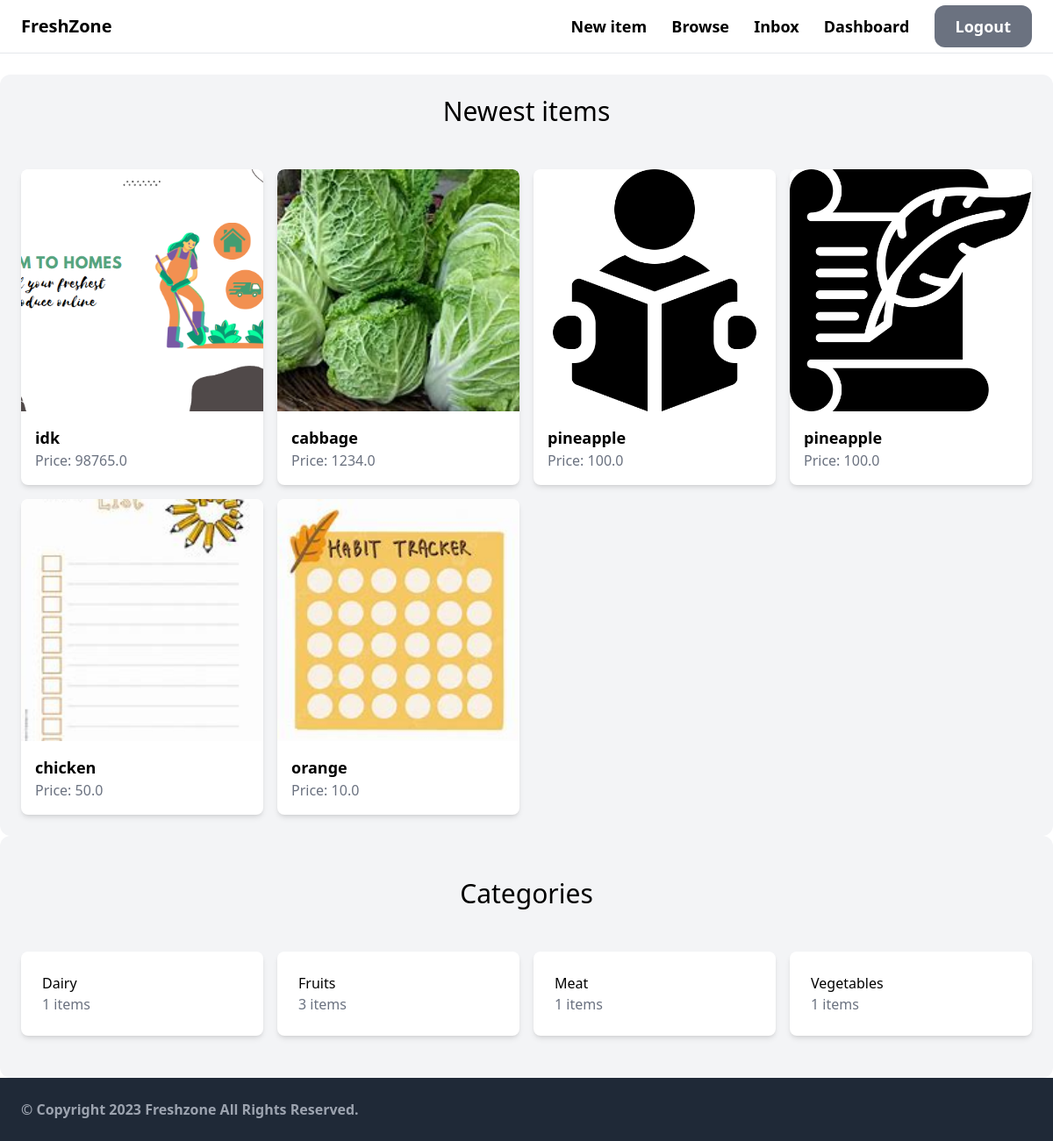
The page / (signed in) on the database its author committed.
### item/models.py (models this page shows, shortened)
class Item(models.Model):
    category = models.ForeignKey(Category, related_name='items', on_delete=models.CASCADE)
    name = models.CharField(max_length=255)
    description = models.TextField(blank=True, null=True)
    price = models.FloatField()
    image = models.ImageField(upload_to='item_images', blank=True, null=True)
    is_sold = models.BooleanField(default=False)
    created_by = models.ForeignKey(User, related_name='items', on_delete=models.CASCADE)
    created_at = models.DateTimeField(auto_now_add=True)

class Category(models.Model):
    name = models.CharField(max_length=255)
    class Meta:
        ordering = ('name',)
        verbose_name_plural = 'Categories'

### core/views.py (the view)
# urls.py: path('', views.index, name='index'),
def index(request):
    items = Item.objects.filter(is_sold=False)[0:6]
    categories = Category.objects.all()
    return render(request, 'core/index.html', {
        'categories': categories,
        'items': items,
    })

### core/templates/core/index.html (shortened to what this page needs)
{% extends 'core/base.html' %}
{% block content %}
    <div class="mx-0 my-0 mt-0 me-0 ms-0 space-x-0 space-y-0">
        {% if request.user.is_authenticated %}
            <div class="mt-6 px-6 py-6 bg-gray-100 rounded-xl">
                <h2 class="mb-12 text-3xl text-center">Newest items</h2>
                <div class="grid grid-cols-1 sm:grid-cols-2 md:grid-cols-3 lg:grid-cols-4 xl:grid-cols-5 gap-4 justify-center items-center">
                    {% for item in items %}
                        <a href="{% url 'item:detail' item.id %}" class="item-link">
                            <div class="item-container bg-white rounded-lg shadow-md overflow-hidden">
                                <div class="item-image">
                                    <img src="{{ item.image.url }}" class="w-full h-52 object-cover rounded-t-lg transition-transform duration-300 transform-gpu hover:scale-105">
                                </div>
                                <div class="item-details p-4">
                                    <h2 class="text-lg font-semibold">{{ item.name }}</h2>
                                    <p class="text-gray-500">Price: {{ item.price }}</p>
                                </div>
                            </div>
                        </a>
                    {% endfor %}
                </div>
            </div>
            <div class="mt-6 px-6 py-12 bg-gray-100 rounded-xl">
                <h2 class="mb-12 text-3xl text-center">Categories</h2>
                <div class="grid grid-cols-1 sm:grid-cols-2 md:grid-cols-3 lg:grid-cols-4 xl:grid-cols-5 gap-4 justify-center items-center">
                    {% for category in categories %}
                        <a href="#" class="category-link">
                            <div class="category-container bg-white rounded-lg shadow-md flex flex-col justify-between">
                                <div class="category-details p-6">
                                    <h2 class="text-1xl">{{ category.name }}</h2>
                                    <p class="text-gray-500">{{ category.items.count }} items</p>
                                </div>
                            </div>
                        </a>
                    {% endfor %}
                </div>
            </div>
        {% else %}
            <div class="my-0 mx-0 ms-0 me-0 p-0">
                <img class="w-full h-full my-0 mx-0" src="https://i.imgur.com/A8UYOho.png" alt="A graphic design"/>
            </div>
        {% endif %}
    </div>
{% endblock %}

### core/templates/core/index.html (style rules this page uses)
.item-link, .category-link { text-decoration: none; }
.item-container, .category-container { height: 100%; }
.item-image { position: relative; overflow: hidden; height: 0; padding-top: 100%; }
.item-image img { position: absolute; top: 0; left: 0; width: 100%; height: 100%; object-fit: cover; transition: transform 0.3s ease-in-out; }

### rows shown on the page
Item: image (picture), name "idk", price "98765.0"
Item: image (picture), name "cabbage", price "1234.0"
Item: image (picture), name "pineapple", price "100.0"
Item: image (picture), name "pineapple", price "100.0"
Item: image (picture), name "chicken", price "50.0"
Item: image (picture), name "orange", price "10.0"
Category: name "Dairy", items.count "1"
Category: name "Fruits", items.count "3"
Category: name "Meat", items.count "1"
Category: name "Vegetables", items.count "1"
